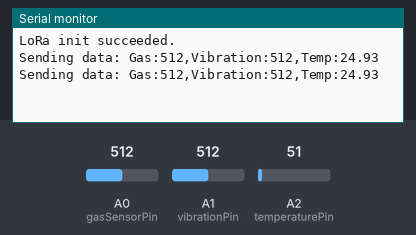
This sketch was run on a simulated Arduino Uno, built with avr-gcc and run on an emulated ATmega328P. On the bench: the last lines printed to the serial monitor. The inputs (shaded band) are chosen by the test bench; at power-on: A2 (temperaturePin) = 51, A0 (gasSensorPin) = 512, A1 (vibrationPin) = 512. No radio packets arrive unless stated.

Above: at 5.8 s.
5.9 s: A2 (temperaturePin) set to 61
At 10.7 s:
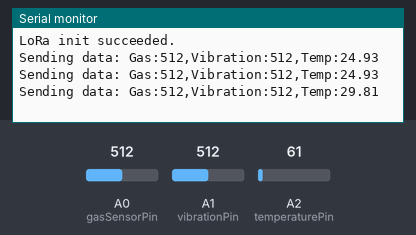
11.9 s: A0 (gasSensorPin) set to 716
At 15.6 s:
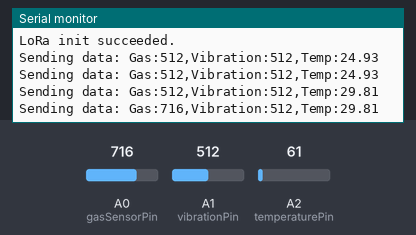
17.9 s: A1 (vibrationPin) set to 716
At 21.6 s:
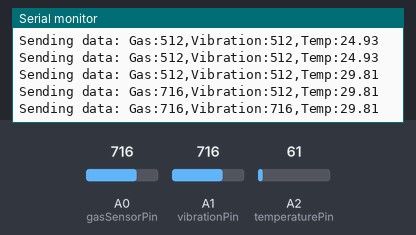
23.9 s: A2 (temperaturePin) set to 71
At 26.5 s:
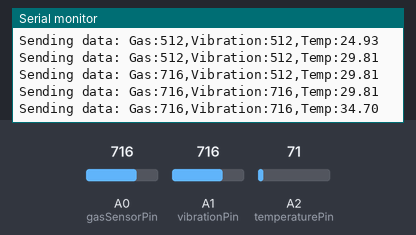
29.9 s: A0 (gasSensorPin) set to 900
At 31.4 s:
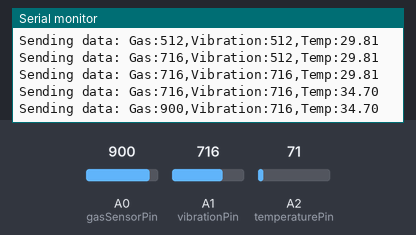
35.9 s: A1 (vibrationPin) set to 900
At 41.1 s:
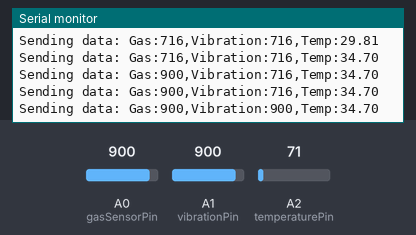
Timing chart, 0 to 42.6 s (numbered marks = the images above; inputs shaded):
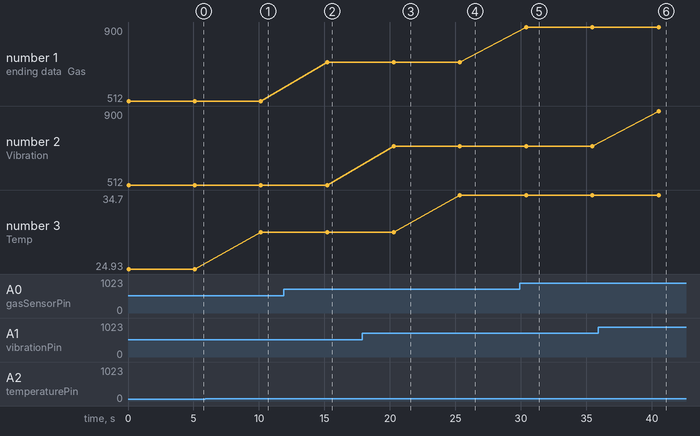

Measured:
- after the input at 5.9 s, the serial monitor: prints a new line after 4.2 s (image 1)
- after the input at 11.9 s, the serial monitor: prints a new line after 3.3 s (image 2)
- after the input at 17.9 s, the serial monitor: prints a new line after 2.4 s (image 3)
- after the input at 23.9 s, the serial monitor: prints a new line after 1.4 s (image 4)
- after the input at 29.9 s, the serial monitor: prints a new line after 0.49 s (image 5)
- after the input at 35.9 s, the serial monitor: prints a new line after 4.6 s (image 6)
- plotted number 1: 512 → 716 after the input at 11.9 s, 716 → 900 after the input at 29.9 s
- plotted number 3: 24.93 → 29.81 after the input at 5.9 s, 29.81 → 34.7 after the input at 23.9 s

The sketch:

transmitter.ino.ino
```cpp
// LoRa Transmitter Code (Arduino UNO + LoRa + Sensors)
#include <SPI.h>
#include <LoRa.h>

const int gasSensorPin = A0;  // MQ-2 or MQ-135
const int vibrationPin = A1;  // Vibration sensor
const int temperaturePin = A2; // LM35 or similar

void setup() {
  Serial.begin(9600);
  while (!Serial);

  if (!LoRa.begin(433E6)) {
    Serial.println("LoRa init failed. Check your connections.");
    while (true);
  }
  Serial.println("LoRa init succeeded.");
}

void loop() {
  int gasValue = analogRead(gasSensorPin);
  int vibrationValue = analogRead(vibrationPin);
  int temperatureValue = analogRead(temperaturePin);

  // Convert analog temperature (assuming LM35)
  float temperatureC = (temperatureValue * 5.0 / 1023.0) * 100;

  String data = "Gas:" + String(gasValue) + ",Vibration:" + String(vibrationValue) + ",Temp:" + String(temperatureC);

  Serial.println("Sending data: " + data);

  LoRa.beginPacket();
  LoRa.print(data);
  LoRa.endPacket();

  delay(5000); // Send every 5 seconds
}
```
